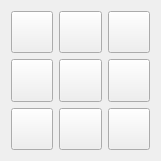
   <widget class="QWidget" name="gridLayoutWidget_10">
    <property name="geometry">
     <rect>
      <x>360</x>
      <y>360</y>
      <width>161</width>
      <height>161</height>
     </rect>
    </property>
    <property name="sizePolicy">
     <sizepolicy hsizetype="Ignored" vsizetype="Preferred">
      <horstretch>0</horstretch>
      <verstretch>0</verstretch>
     </sizepolicy>
    </property>
    <layout class="QGridLayout" name="gridLayout_28">
     <item row="1" column="2">
      <widget class="QPushButton" name="button_78">
       <property name="sizePolicy">
        <sizepolicy hsizetype="Ignored" vsizetype="Preferred">
         <horstretch>0</horstretch>
         <verstretch>0</verstretch>
        </sizepolicy>
       </property>
       <property name="text">
        <string/>
       </property>
      </widget>
     </item>
     <item row="0" column="2">
      <widget class="QPushButton" name="button_68">
       <property name="sizePolicy">
        <sizepolicy hsizetype="Ignored" vsizetype="Preferred">
         <horstretch>0</horstretch>
         <verstretch>0</verstretch>
        </sizepolicy>
       </property>
       <property name="text">
        <string/>
       </property>
      </widget>
     </item>
     <item row="1" column="0">
      <widget class="QPushButton" name="button_76">
       <property name="sizePolicy">
        <sizepolicy hsizetype="Ignored" vsizetype="Preferred">
         <horstretch>0</horstretch>
         <verstretch>0</verstretch>
        </sizepolicy>
       </property>
       <property name="text">
        <string/>
       </property>
      </widget>
     </item>
     <item row="1" column="1">
      <widget class="QPushButton" name="button_77">
       <property name="sizePolicy">
        <sizepolicy hsizetype="Ignored" vsizetype="Preferred">
         <horstretch>0</horstretch>
         <verstretch>0</verstretch>
        </sizepolicy>
       </property>
       <property name="text">
        <string/>
       </property>
      </widget>
     </item>
     <item row="0" column="0">
      <widget class="QPushButton" name="button_66">
       <property name="sizePolicy">
        <sizepolicy hsizetype="Ignored" vsizetype="Preferred">
         <horstretch>0</horstretch>
         <verstretch>0</verstretch>
        </sizepolicy>
       </property>
       <property name="text">
        <string/>
       </property>
      </widget>
     </item>
     <item row="0" column="1">
      <widget class="QPushButton" name="button_67">
       <property name="sizePolicy">
        <sizepolicy hsizetype="Ignored" vsizetype="Preferred">
         <horstretch>0</horstretch>
         <verstretch>0</verstretch>
        </sizepolicy>
       </property>
       <property name="text">
        <string/>
       </property>
      </widget>
     </item>
     <item row="2" column="0">
      <widget class="QPushButton" name="button_86">
       <property name="sizePolicy">
        <sizepolicy hsizetype="Ignored" vsizetype="Preferred">
         <horstretch>0</horstretch>
         <verstretch>0</verstretch>
        </sizepolicy>
       </property>
       <property name="text">
        <string/>
       </property>
      </widget>
     </item>
     <item row="2" column="1">
      <widget class="QPushButton" name="button_87">
       <property name="sizePolicy">
        <sizepolicy hsizetype="Ignored" vsizetype="Preferred">
         <horstretch>0</horstretch>
         <verstretch>0</verstretch>
        </sizepolicy>
       </property>
       <property name="text">
        <string/>
       </property>
      </widget>
     </item>
     <item row="2" column="2">
      <widget class="QPushButton" name="button_88">
       <property name="sizePolicy">
        <sizepolicy hsizetype="Ignored" vsizetype="Preferred">
         <horstretch>0</horstretch>
         <verstretch>0</verstretch>
        </sizepolicy>
       </property>
       <property name="text">
        <string/>
       </property>
      </widget>
     </item>
    </layout>
   </widget>
